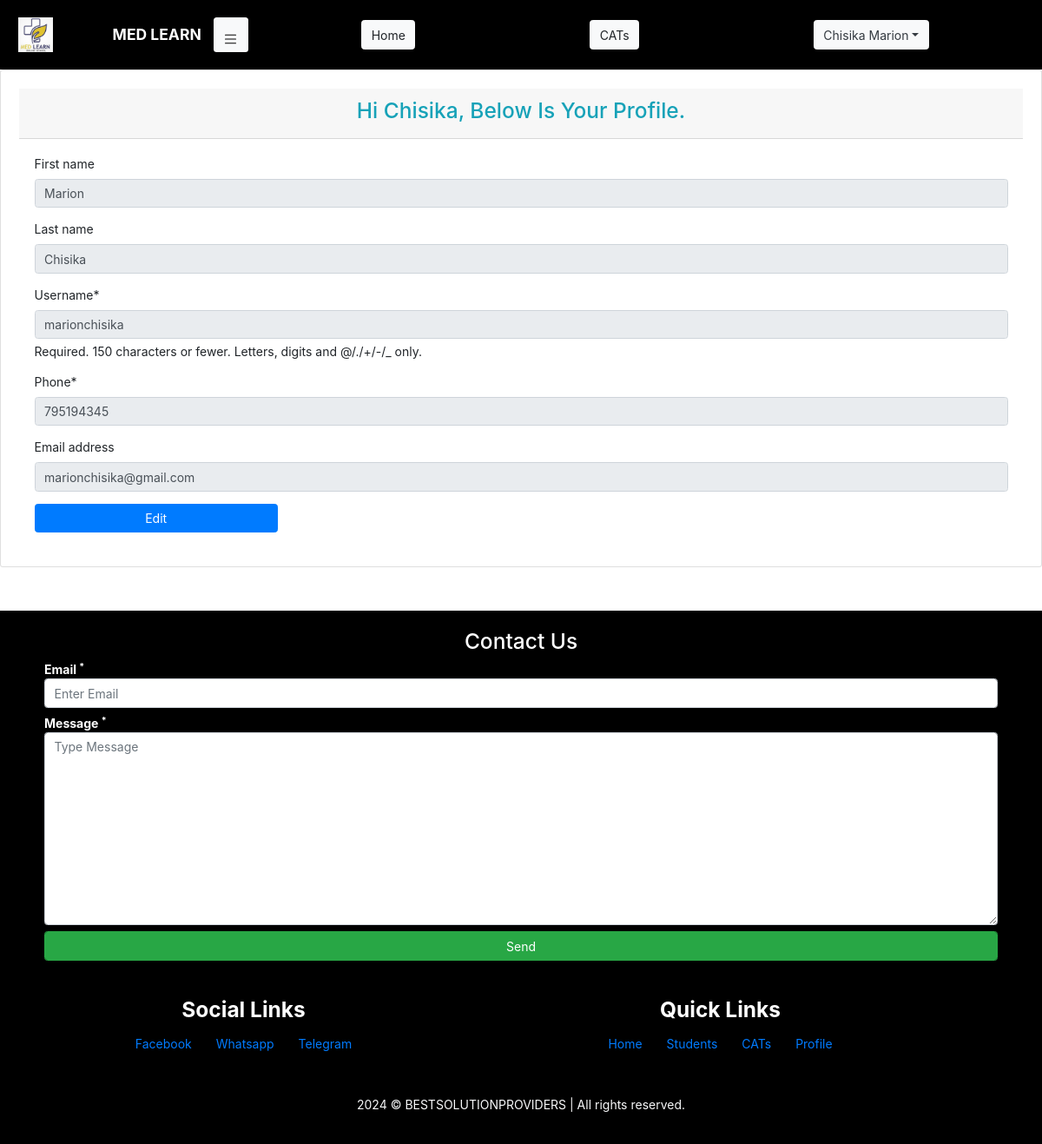
The app's page /Student/Profile/ (signed in) with its own data.
### student/models.py (models this page shows)
class User(AbstractUser):
    phone = models.PositiveIntegerField(null=True, unique=True)
    registration_number = models.CharField(max_length=55, null=True, )
    are_you_a_student = models.BooleanField(default=True)
    updated = models.DateTimeField(auto_now=True, null=True)
    created = models.DateTimeField(auto_now_add=True, null=True)
    class Meta:
        ordering = ['-updated', '-created']

### student/views.py (the view)
# urls.py: path('Profile/', views.profile, name='author-profile-url'),
@login_required(login_url='home-url')
def profile(request):
    user = User.objects.get(id=request.user.id)
    if user.are_you_a_student:
        form = UserDetailsForm(instance=request.user)
        return render(request, 'student/profile.html', {'form': form})
    else:
        messages.error(request, "Logged in as author!")
        return redirect('author-dashboard-url')

### student/forms.py
class UserDetailsForm(forms.ModelForm):
    class Meta:
        model = User
        fields = ['first_name', 'last_name', 'username', 'phone', 'email']
    def __init__(self, *args, **kwargs):
        super(UserDetailsForm, self).__init__(*args, **kwargs)
        for field in self.fields.values():
            field.disabled = True

### templates/student/profile.html (shortened to what this page needs)
{% load static %}
<!DOCTYPE html>
<html lang="en">
<head>
    <link rel="stylesheet" href="{% static 'css/global.css' %}">
    <link rel="stylesheet" href="{% static 'css/student-home.css' %}">
    <link rel="stylesheet" href="{% static 'bootstrap/css/bootstrap.css' %}">
</head>
<body>
{% include 'student/header.html' %}
{% load crispy_forms_filters %}
<form class="card p-4">
    <div class="card-header">
        <h3 class="text-center text-info text-capitalize">Hi {{request.user.last_name}}, below is your profile.</h3>
    </div>
    <div class="card-body">
        {{ form|crispy }}
        <a href="{% url 'student-profile-edit-url'%}" class="w-25 m-auto btn btn-primary">Edit</a>
    </div>
</form>
{% include 'footer.html' %}
</body>
</html>

### templates/student/header.html (shortened to what this page needs)
{% load static %}
<link rel="stylesheet" href="{% static 'css/student-nav.css' %}">
{% if request.user.is_authenticated %}
<section id="header" class="header d-flex">
    <nav id="nav-horizontal" class="nav-horizontal pl-4 row">
        <div id="nav-horizontal-logo-brand-holder" class="logo-nav-brand-holder col-sm-12 col-md-3 d-flex ">
            <img class="logo" src="{% static 'images/logo.jpg' %}" alt="" sizes="" srcset="">
            <p class="navbar-brand flex-grow-1 pr-3">MED LEARN</p>
            <button id="nav-vertical-show-toggler" class="nav-toggler btn btn-light">
                <img class="w-100" src="{% static 'images/bar.svg' %}" alt="MENU">
            </button>
        </div>
        <div class="nav-items-horizontal col-sm-12 col-md-9 d-flex">
            <ul class="list-unstyled d-flex w-100">
                <li>
                    <a class="btn btn-light" href="{% url 'student-dashboard-url' %}">Home</a>
                </li>
                <li>
                    <a class="btn btn-light" href="{% url 'student-cat-home-url' %}">CATs</a>
                </li>
                <li class="dropdown">
                    <a class="dropdown-toggle btn btn-light text-dark" role="button" data-toggle="dropdown" aria-expanded="false">{{ request.user.last_name }} {{ request.user.first_name }}</a>
                </li>
            </ul>
        </div>
    </nav>
</section>
{% endif %}

### static/css/global.css (style rules this page uses)
* { margin: 0; padding: 0; font-style: normal; font-size: 14px; }

### static/css/student-nav.css (style rules this page uses)
.header { width: 100vw; background-color: black; }
.nav-toggler { width: 40px; height: 40px; margin: auto; border: none; display: flex; }
.nav-toggler img { width: 100%; height: 100%; margin: auto; }
.header .nav-horizontal { min-height: 10vh; width: 100vw; }
.header .nav-horizontal .logo-nav-brand-holder img { width: 40px; height: 40px; margin: auto; }
.header .nav-horizontal .logo-nav-brand-holder p { text-align: right; margin: auto; color: white; font-weight: bolder; border-right: 20px; }
.header .nav-horizontal .nav-items-horizontal ul { height: 100%; }
.header .nav-horizontal .nav-items-horizontal ul li { width: fit-content; margin: auto; text-align: right; }

### records on screen
User: user.last_name "Chisika", user.first_name "Marion", first_name "Marion", last_name "Chisika", username "marionchisika", phone "795194345", email "marionchisika@gmail.com"
